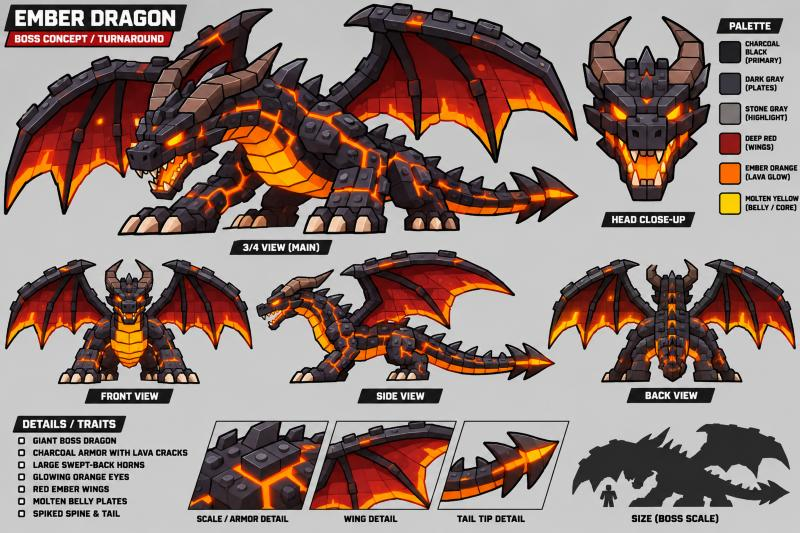
#> input picture .claude/skills/lihfolk-stud-voxel/examples/concepts/EmberDragon_concept.jpg, 800 x 533 px, given in place of EmberDragon_concept.jpg.png, which was not available
$ python bolden.py ../../.claude/skills/lihfolk-stud-voxel/examples/concepts/EmberDragon_concept.jpg
#> lines starting #> are read from the running program, lines starting #| are printed output that depends on the picture; after the words box and inside, x2 and y2 are one past the last pixel; in counts of white or black regions, pixels touching at a corner belong together
"""Thicken the ink outline of icons to match the original set (~11px at 256). python3 tools/icons/bolden.py names..."""
import sys, numpy as np
from PIL import Image
from scipy import ndimage as nd
INK = np.array([11, 12, 16]); TARGET = 11
def ring(a):
    al = a[..., 3] > 128; dark = (a[..., :3].sum(-1) < 90) & al; ws = []
#> after `al = a[..., 3] > 128`: al: shape (533, 800) bool; every value is 1
#> after `dark = (a[..., :3].sum(-1) < 90) & al`:
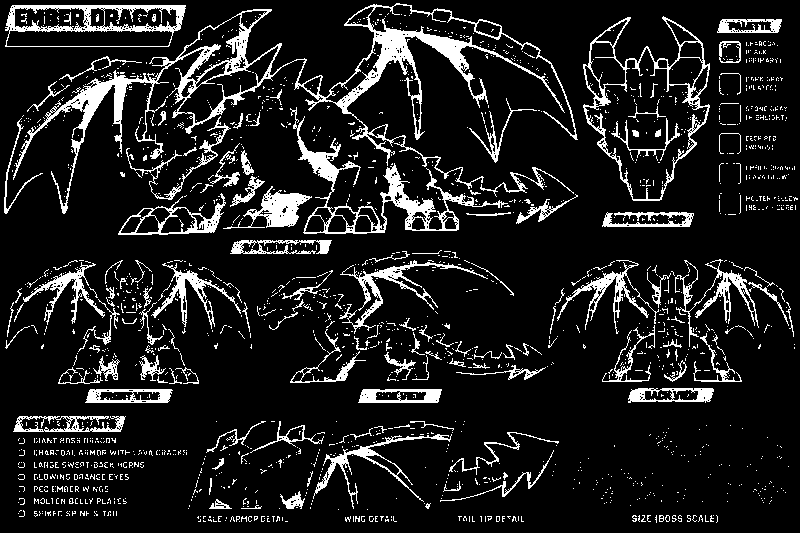
#> dark: shape (533, 800) bool; 11.8% white; 1823 white regions (1691 under 20 px), largest, box (x1, y1, x2, y2) and area: (13, 3, 578, 214) 10709, (290, 107, 508, 234) 3448, (583, 16, 710, 201) 2440
    for y in range(30, 226, 6):
        xs = np.where(al[y])[0]
        if not len(xs): continue
        x, w = xs[0], 0
        while x + w < 256 and dark[y, x + w]: w += 1
        ws.append(w)
#> after the loop, ws = 33 values from 0 to 0
    return float(np.median(ws)) if ws else TARGET
for n in sys.argv[1:]:
    f = f'tools/icons/final/{n}.png'; im = Image.open(f).convert('RGBA'); a = np.asarray(im).astype(float)
    add = int(round(TARGET - ring(a)))
#> add = 11
    if add <= 0: print(n, 'ok'); continue
    pad = add + 2; big = np.zeros((256 + 2 * pad, 256 + 2 * pad, 4)); big[pad:pad + 256, pad:pad + 256] = a
#> after `pad = add + 2`: pad = 13
#> (the run stopped early here; a loop or call above may not have finished)

$ run again, on .claude/skills/lihfolk-stud-voxel/examples/concepts/FrostMammoth_concept.jpg
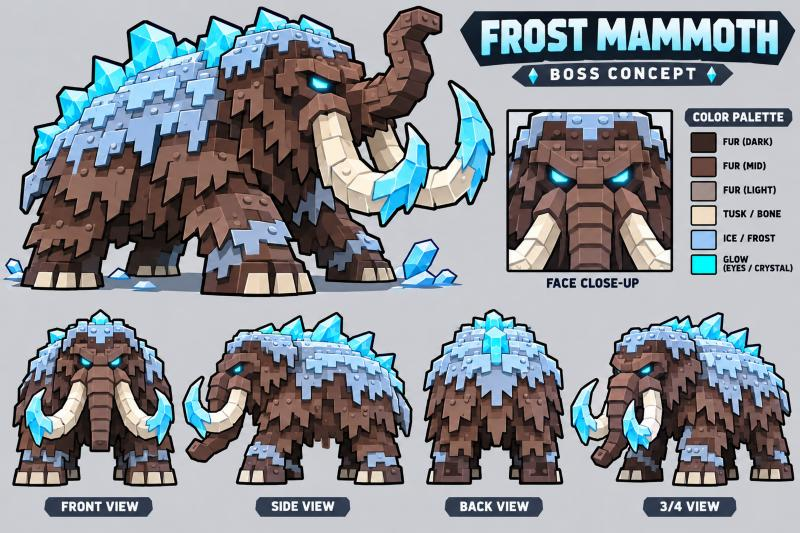
#> input picture .claude/skills/lihfolk-stud-voxel/examples/concepts/FrostMammoth_concept.jpg, 800 x 533 px, given in place of FrostMammoth_concept.jpg.png, which was not available
#> al: shape (533, 800) bool; every value is 1
#> in ring, `dark = (a[..., :3].sum(-1) < 90) & al`:
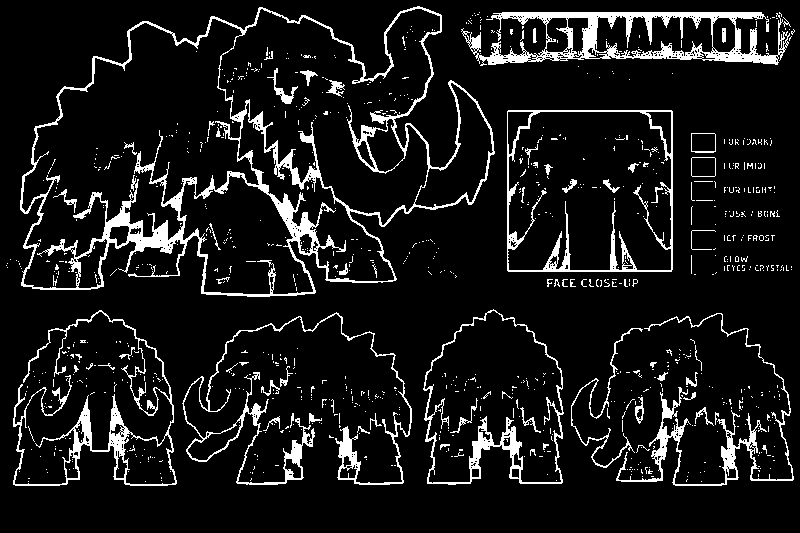
#> dark: shape (533, 800) bool; 9.5% white; 946 white regions (879 under 20 px), largest, box (x1, y1, x2, y2) and area: (20, 6, 495, 297) 13158, (461, 12, 790, 66) 5944, (13, 310, 177, 486) 3489
#> after the loop in ring, `for y in range(30, 226, 6):`: ws = 33 values from 0 to 0
#> add = 11
#> pad = 13

$ run again, on .claude/skills/lihfolk-stud-voxel/examples/concepts/Kraken_concept.jpg
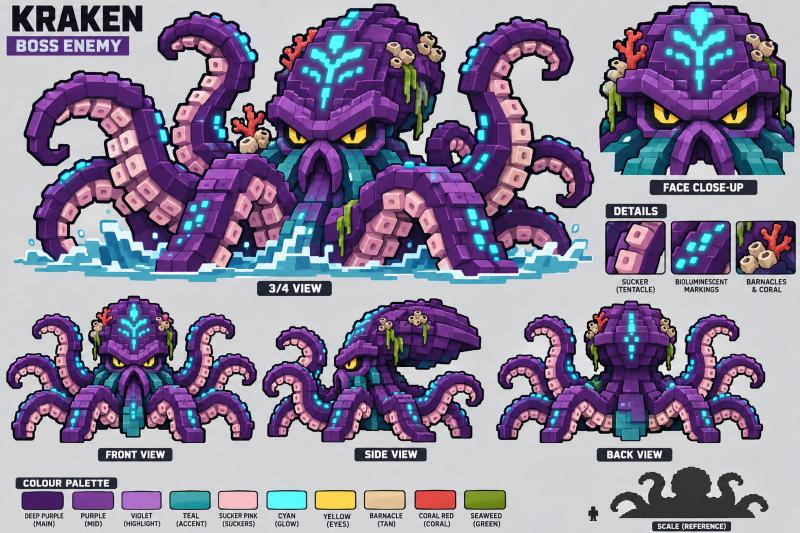
#> input picture .claude/skills/lihfolk-stud-voxel/examples/concepts/Kraken_concept.jpg, 800 x 533 px, given in place of Kraken_concept.jpg.png, which was not available
#> al: shape (533, 800) bool; every value is 1
#> in ring, `dark = (a[..., :3].sum(-1) < 90) & al`:
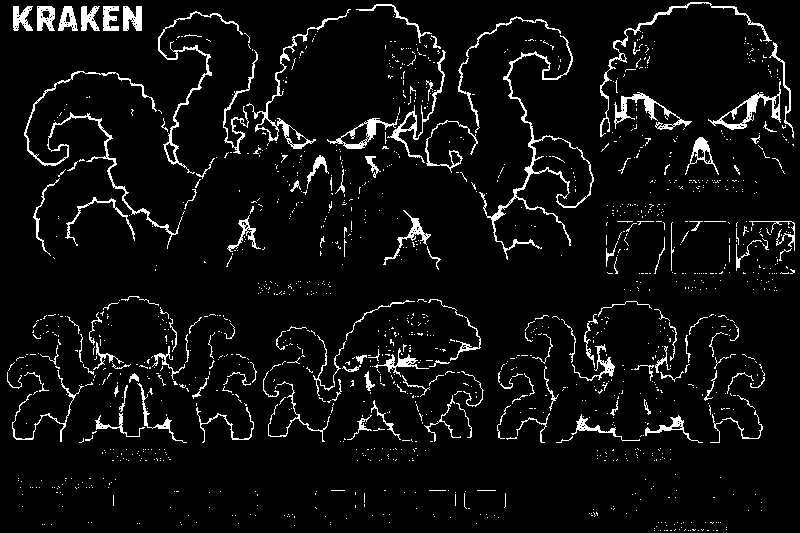
#> dark: shape (533, 800) bool; 5.8% white in thin lines or dots
#> after the loop in ring, `for y in range(30, 226, 6):`: ws = 33 values from 0 to 0
#> add = 11
#> pad = 13
